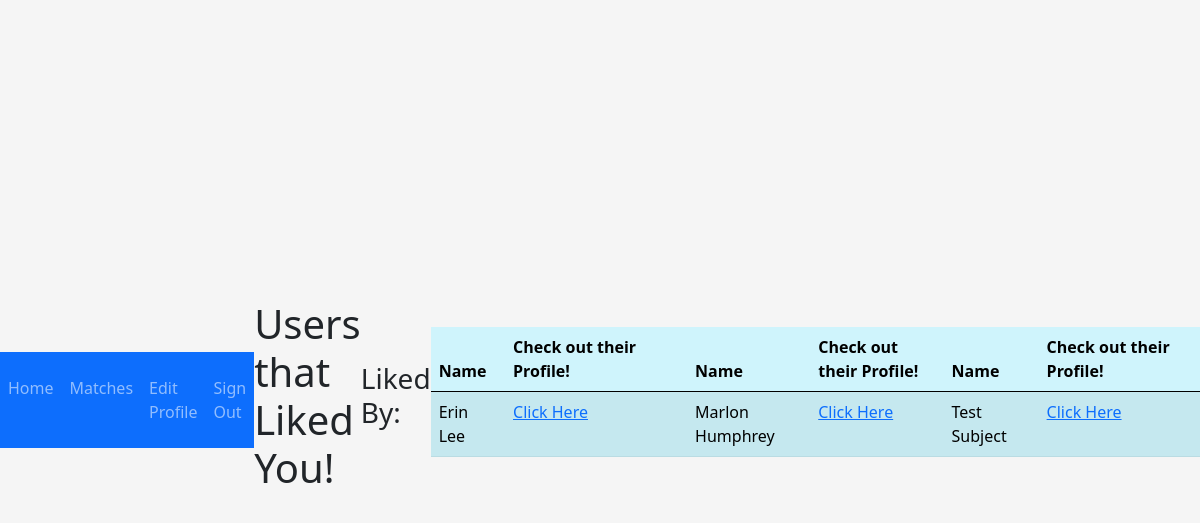
Page /dashboard/matches/1 (signed in) on the committed database.
### login_app/models.py (models this page shows)
class User(models.Model):
    first_name = models.CharField(max_length = 245)
    last_name = models.CharField(max_length = 245)
    email = models.CharField(max_length = 350)
    password = models.CharField(max_length = 60)
    created_at = models.DateTimeField(auto_now_add = True)
    updated_at = models.DateTimeField(auto_now = True)
    objects = UserManager()

### dating_app/views.py (the view)
# urls.py: path('matches/<int:user_id>', views.show_matches),
def show_matches(request, user_id):
    user_id = User.objects.get(id = request.session['user_id'] )
    context = {
        'user': user_id
    }
    return render(request, 'matches.html', context)

### dating_app/templates/matches.html (shortened to what this page needs)
<!DOCTYPE html>
<html lang="en">
<head>
    {% include "partials/header.html" %}
</head>
<body>
    <div>
        {% include "partials/navbar.html" %}
    </div>
    <h1>Users that Liked You!</h2>
        <h3>Liked By:</h3>
        {% for profile in user.user_profile.all %}
            {% for user_like in profile.user_likes.all %}
            <table class="table table-info table table-striped">
                <thead>
                    <tr>
                        <th>Name</th>
                        <th>Check out their Profile!</th>
                    </tr>
                </thead>
                <tbody>
                    <tr>
                        <td>{{ user_like.first_name }} {{ user_like.last_name }}</td>
                        <td><a href="/dashboard/user/{{user_like.id}}">Click Here</a></td>
                    </tr>
                </tbody>
            </table>
            {% endfor %}
        {% endfor %}
</body>
</html>

### login_app/static/css/style.css (style rules this page uses)
body { display: flex; align-items: center; padding-top: 40px; padding-bottom: 40px; }
html, body { height: 100%; }
body { margin: 0; font-family: var(--bs-font-sans-serif); font-size: 1rem; font-weight: 400; line-height: 1.5; color: #212529; background-color: whitesmoke; -webkit-text-size-adjust: 100%; -webkit-tap-highlight-color: transparent; }

### rows in the picture
User: first_name "Erin", last_name "Lee"
User: first_name "Marlon", last_name "Humphrey"
User: first_name "Test", last_name "Subject"
